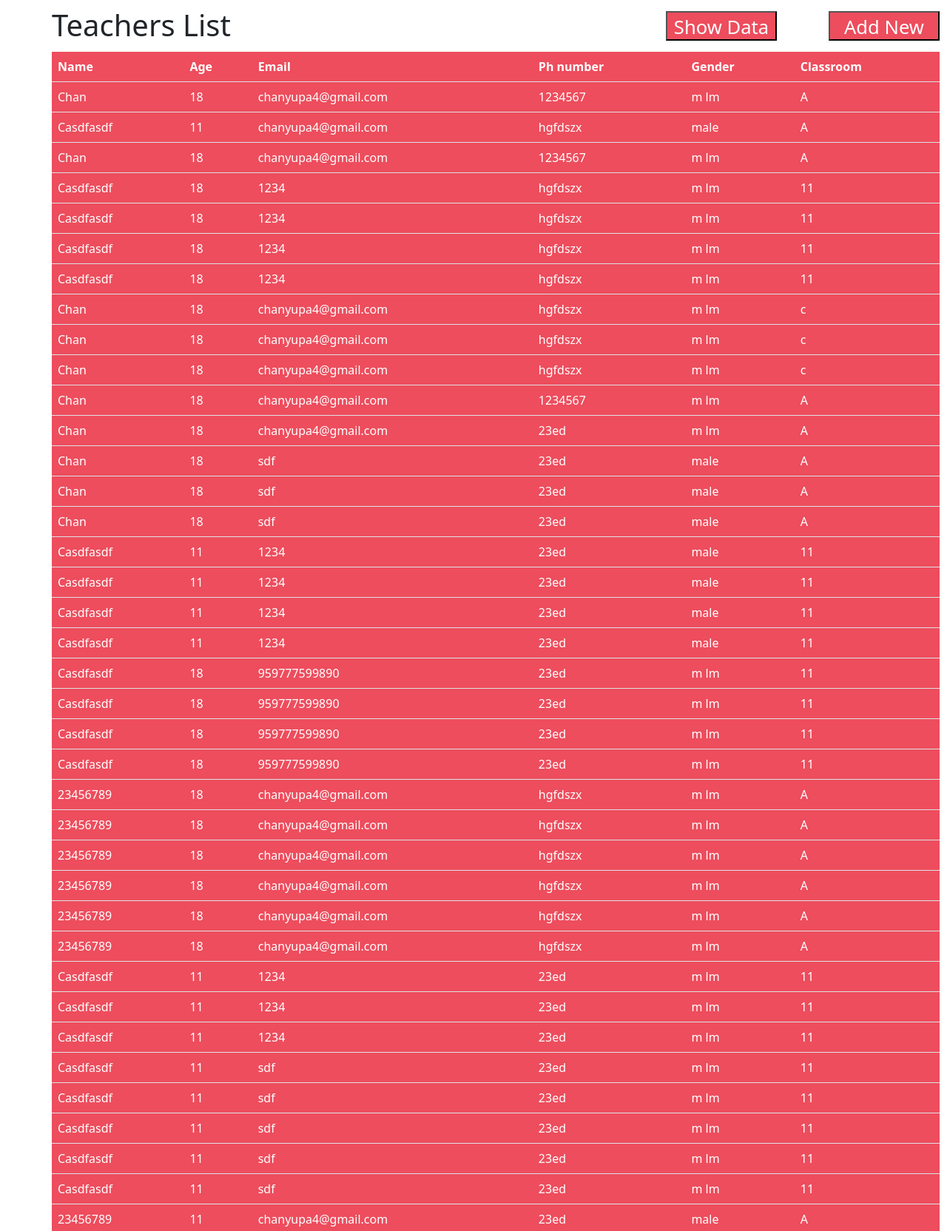
Page /lms_app/teacher_retrieve/ (upper part) on the committed database.
### lms_app/models.py (models this page shows)
class Teacher_Table(models.Model):
    name = models.CharField(max_length=255)
    age = models.IntegerField()
    email = models.CharField(max_length=255)
    phonenumber = models.CharField(max_length=255)
    gender = models.CharField(max_length=255)
    classroom = models.CharField(max_length=255)

### lms_app/views.py (the view)
# urls.py: path('teacher_retrieve/', views.teacher_retrieve, name="teacher_retrieve"),
def teacher_retrieve(request):
    data = Teacher_Table.objects.raw("select * from lms_app_teacher_table")
    return render(request, 'teacherdata.html', {"teach": data})

### lms_app/templates/teacherdata.html (shortened to what this page needs)
<!DOCTYPE html>
<html lang="en">
<head>
    <link href="https://cdn.jsdelivr.net/npm/bootstrap@5.3.3/dist/css/bootstrap.min.css" rel="stylesheet">
</head>
<body>
    <h1 style="position: absolute; top: 10px; left: 70px;">Teachers List</h1>
    <form action="{% url 'teacher' %}">
        <input type="submit" value="Add New" style="background: #ed4d5d;color: white;position: absolute; top: 15px;left: 1120px; width: 150px; height: 40px;text-align: center; font-size: 160%">
    </form>
    <table class="table" style="width:1200px; background: #ed4d5d;position: absolute; top: 70px; left:70px">
        <thead>
          <tr>
            <th style="background: #ed4d5d;color: white;" scope="col">Name</th>
            <th style="background: #ed4d5d;color: white;" scope="col">Age</th>
            <th style="background: #ed4d5d;color: white;" scope="col">Email</th>
            <th style="background: #ed4d5d;color: white;" scope="col">Ph number</th>
            <th style="background: #ed4d5d;color: white;" scope="col">Gender</th>
            <th style="background: #ed4d5d;color: white;" scope="col">Classroom</th>
          </tr>
        </thead>
        <form style="position: absolute; top:300px; left: 800px" action="{% url 'teacher_retrieve'%}">
            {% for i in teach %}
                <tbody>
                    <tr>
                        <td style="background: #ed4d5d;color: white;">{{ i.name }}</td>
                        <td style="background: #ed4d5d;color: white;">{{ i.age }}</td>
                        <td style="background: #ed4d5d;color: white;">{{ i.email }}</td>
                        <td style="background: #ed4d5d;color: white;">{{ i.phonenumber }}</td>
                        <td style="background: #ed4d5d;color: white;">{{ i.gender }}</td>
                        <td style="background: #ed4d5d;color: white;">{{ i.classroom }}</td>
                    </tr>
                </tbody>
            {% endfor %}
            <input style="background: #ed4d5d;color: white;position: absolute; top: 15px;left: 900px; width: 150px; height: 40px;text-align: center; font-size: 160%" type="submit" value="Show Data">
        </form>
    </table>
</body>
</html>

### rows in the picture
Teacher_Table: name "Chan", age "18", email "chanyupa4@gmail.com", phonenumber "1234567", gender "m lm", classroom "A"
Teacher_Table: name "Casdfasdf", age "11", email "chanyupa4@gmail.com", phonenumber "hgfdszx", gender "male", classroom "A"
Teacher_Table: name "Chan", age "18", email "chanyupa4@gmail.com", phonenumber "1234567", gender "m lm", classroom "A"
Teacher_Table: name "Casdfasdf", age "18", email "1234", phonenumber "hgfdszx", gender "m lm", classroom "11"
Teacher_Table: name "Casdfasdf", age "18", email "1234", phonenumber "hgfdszx", gender "m lm", classroom "11"
Teacher_Table: name "Casdfasdf", age "18", email "1234", phonenumber "hgfdszx", gender "m lm", classroom "11"
Teacher_Table: name "Casdfasdf", age "18", email "1234", phonenumber "hgfdszx", gender "m lm", classroom "11"
Teacher_Table: name "Chan", age "18", email "chanyupa4@gmail.com", phonenumber "hgfdszx", gender "m lm", classroom "c"
Teacher_Table: name "Chan", age "18", email "chanyupa4@gmail.com", phonenumber "hgfdszx", gender "m lm", classroom "c"
Teacher_Table: name "Chan", age "18", email "chanyupa4@gmail.com", phonenumber "hgfdszx", gender "m lm", classroom "c"
Teacher_Table: name "Chan", age "18", email "chanyupa4@gmail.com", phonenumber "1234567", gender "m lm", classroom "A"
Teacher_Table: name "Chan", age "18", email "chanyupa4@gmail.com", phonenumber "23ed", gender "m lm", classroom "A"
Teacher_Table: name "Chan", age "18", email "sdf", phonenumber "23ed", gender "male", classroom "A"
Teacher_Table: name "Chan", age "18", email "sdf", phonenumber "23ed", gender "male", classroom "A"
Teacher_Table: name "Chan", age "18", email "sdf", phonenumber "23ed", gender "male", classroom "A"
Teacher_Table: name "Casdfasdf", age "11", email "1234", phonenumber "23ed", gender "male", classroom "11"
Teacher_Table: name "Casdfasdf", age "11", email "1234", phonenumber "23ed", gender "male", classroom "11"
Teacher_Table: name "Casdfasdf", age "11", email "1234", phonenumber "23ed", gender "male", classroom "11"
Teacher_Table: name "Casdfasdf", age "11", email "1234", phonenumber "23ed", gender "male", classroom "11"
Teacher_Table: name "Casdfasdf", age "18", email "959777599890", phonenumber "23ed", gender "m lm", classroom "11"
Teacher_Table: name "Casdfasdf", age "18", email "959777599890", phonenumber "23ed", gender "m lm", classroom "11"
Teacher_Table: name "Casdfasdf", age "18", email "959777599890", phonenumber "23ed", gender "m lm", classroom "11"
Teacher_Table: name "Casdfasdf", age "18", email "959777599890", phonenumber "23ed", gender "m lm", classroom "11"
Teacher_Table: name "23456789", age "18", email "chanyupa4@gmail.com", phonenumber "hgfdszx", gender "m lm", classroom "A"
Teacher_Table: name "23456789", age "18", email "chanyupa4@gmail.com", phonenumber "hgfdszx", gender "m lm", classroom "A"
Teacher_Table: name "23456789", age "18", email "chanyupa4@gmail.com", phonenumber "hgfdszx", gender "m lm", classroom "A"
Teacher_Table: name "23456789", age "18", email "chanyupa4@gmail.com", phonenumber "hgfdszx", gender "m lm", classroom "A"
Teacher_Table: name "23456789", age "18", email "chanyupa4@gmail.com", phonenumber "hgfdszx", gender "m lm", classroom "A"
Teacher_Table: name "23456789", age "18", email "chanyupa4@gmail.com", phonenumber "hgfdszx", gender "m lm", classroom "A"
Teacher_Table: name "Casdfasdf", age "11", email "1234", phonenumber "23ed", gender "m lm", classroom "11"
Teacher_Table: name "Casdfasdf", age "11", email "1234", phonenumber "23ed", gender "m lm", classroom "11"
Teacher_Table: name "Casdfasdf", age "11", email "1234", phonenumber "23ed", gender "m lm", classroom "11"
Teacher_Table: name "Casdfasdf", age "11", email "sdf", phonenumber "23ed", gender "m lm", classroom "11"
Teacher_Table: name "Casdfasdf", age "11", email "sdf", phonenumber "23ed", gender "m lm", classroom "11"
Teacher_Table: name "Casdfasdf", age "11", email "sdf", phonenumber "23ed", gender "m lm", classroom "11"
Teacher_Table: name "Casdfasdf", age "11", email "sdf", phonenumber "23ed", gender "m lm", classroom "11"
Teacher_Table: name "Casdfasdf", age "11", email "sdf", phonenumber "23ed", gender "m lm", classroom "11"
Teacher_Table: name "23456789", age "11", email "chanyupa4@gmail.com", phonenumber "23ed", gender "male", classroom "A"
